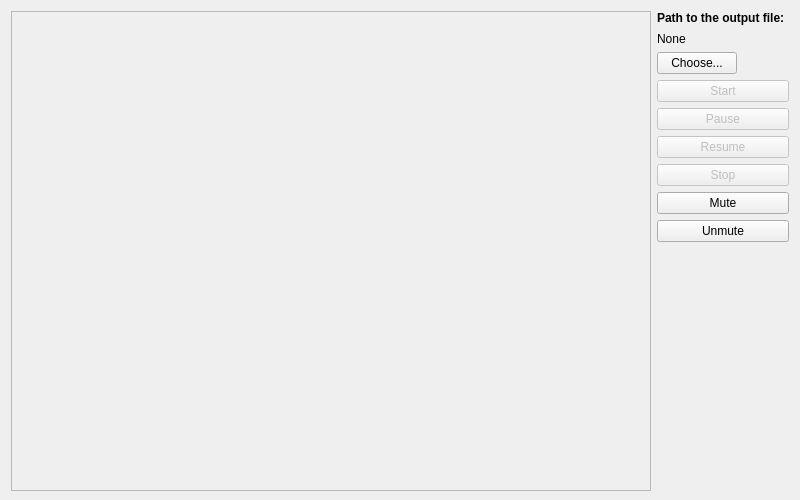
<?xml version="1.0" encoding="UTF-8"?>
<ui version="4.0">
 <class>MainWindow</class>
 <widget class="QMainWindow" name="MainWindow">
  <property name="geometry">
   <rect>
    <x>0</x>
    <y>0</y>
    <width>800</width>
    <height>500</height>
   </rect>
  </property>
  <property name="minimumSize">
   <size>
    <width>800</width>
    <height>500</height>
   </size>
  </property>
  <property name="maximumSize">
   <size>
    <width>800</width>
    <height>500</height>
   </size>
  </property>
  <property name="windowTitle">
   <string>MainWindow</string>
  </property>
  <widget class="QWidget" name="centralWidget">
   <layout class="QHBoxLayout" name="horizontalLayout_2">
    <item>
     <widget class="QLabel" name="frameLabel">
      <property name="minimumSize">
       <size>
        <width>640</width>
        <height>480</height>
       </size>
      </property>
      <property name="maximumSize">
       <size>
        <width>640</width>
        <height>480</height>
       </size>
      </property>
      <property name="styleSheet">
       <string notr="true"/>
      </property>
      <property name="frameShape">
       <enum>QFrame::StyledPanel</enum>
      </property>
      <property name="text">
       <string/>
      </property>
     </widget>
    </item>
    <item>
     <layout class="QVBoxLayout" name="verticalLayout_3">
      <item>
       <layout class="QVBoxLayout" name="verticalLayout_2">
        <item>
         <widget class="QLabel" name="label">
          <property name="font">
           <font>
            <weight>75</weight>
            <bold>true</bold>
           </font>
          </property>
          <property name="text">
           <string>Path to the output file:</string>
          </property>
         </widget>
        </item>
        <item>
         <widget class="QLabel" name="pathValueLabel">
          <property name="sizePolicy">
           <sizepolicy hsizetype="Fixed" vsizetype="Fixed">
            <horstretch>0</horstretch>
            <verstretch>0</verstretch>
           </sizepolicy>
          </property>
          <property name="minimumSize">
           <size>
            <width>130</width>
            <height>15</height>
           </size>
          </property>
          <property name="text">
           <string>None</string>
          </property>
         </widget>
        </item>
        <item>
         <layout class="QHBoxLayout" name="horizontalLayout">
          <item>
           <widget class="QPushButton" name="pushButton">
            <property name="text">
             <string>Choose...</string>
            </property>
           </widget>
          </item>
          <item>
           <spacer name="horizontalSpacer">
            <property name="orientation">
             <enum>Qt::Horizontal</enum>
            </property>
            <property name="sizeHint" stdset="0">
             <size>
              <width>40</width>
              <height>20</height>
             </size>
            </property>
           </spacer>
          </item>
         </layout>
        </item>
       </layout>
      </item>
      <item>
       <layout class="QVBoxLayout" name="verticalLayout">
        <item>
         <widget class="QPushButton" name="startButton">
          <property name="enabled">
           <bool>false</bool>
          </property>
          <property name="text">
           <string>Start</string>
          </property>
         </widget>
        </item>
        <item>
         <widget class="QPushButton" name="pauseButton">
          <property name="enabled">
           <bool>false</bool>
          </property>
          <property name="text">
           <string>Pause</string>
          </property>
         </widget>
        </item>
        <item>
         <widget class="QPushButton" name="resumeButton">
          <property name="enabled">
           <bool>false</bool>
          </property>
          <property name="text">
           <string>Resume</string>
          </property>
         </widget>
        </item>
        <item>
         <widget class="QPushButton" name="stopButton">
          <property name="enabled">
           <bool>false</bool>
          </property>
          <property name="text">
           <string>Stop</string>
          </property>
         </widget>
        </item>
       </layout>
      </item>
      <item>
       <widget class="QPushButton" name="muteButton">
        <property name="text">
         <string>Mute</string>
        </property>
       </widget>
      </item>
      <item>
       <widget class="QPushButton" name="unmuteButton">
        <property name="text">
         <string>Unmute</string>
        </property>
       </widget>
      </item>
      <item>
       <spacer name="verticalSpacer">
        <property name="orientation">
         <enum>Qt::Vertical</enum>
        </property>
        <property name="sizeHint" stdset="0">
         <size>
          <width>20</width>
          <height>40</height>
         </size>
        </property>
       </spacer>
      </item>
     </layout>
    </item>
   </layout>
  </widget>
 </widget>
 <layoutdefault spacing="6" margin="11"/>
 <resources/>
 <connections/>
</ui>
